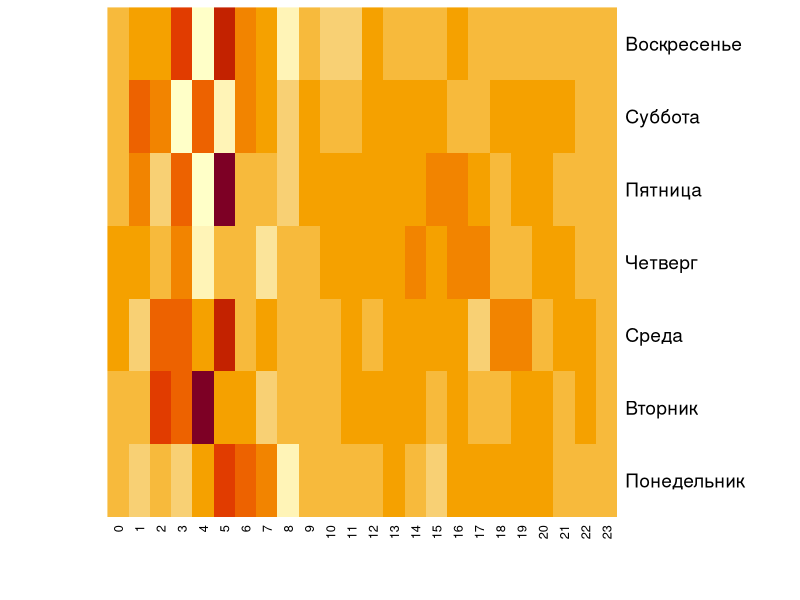

The R script that drew this image:
data <- read.table(file = 'data/ulabox_orders_with_categories_partials_2017.csv', header = TRUE, sep = ",")

result <- aggregate(data$Food., by = list(data$weekday, data$hour), FUN = mean)
names(result) <- c("Weekday", "Hour", "Average_order_percent")

rown <- c("Понедельник", "Вторник", "Среда", "Четверг", "Пятница", "Суббота", "Воскресенье")
coln <- c(0:23)
matrix <- matrix(result$Average_order_percent, nrow = 7, dimnames = list(rown, coln))

heatmap(
        matrix,
        Rowv = NA,
        Colv = NA,
        scale = "none"
)